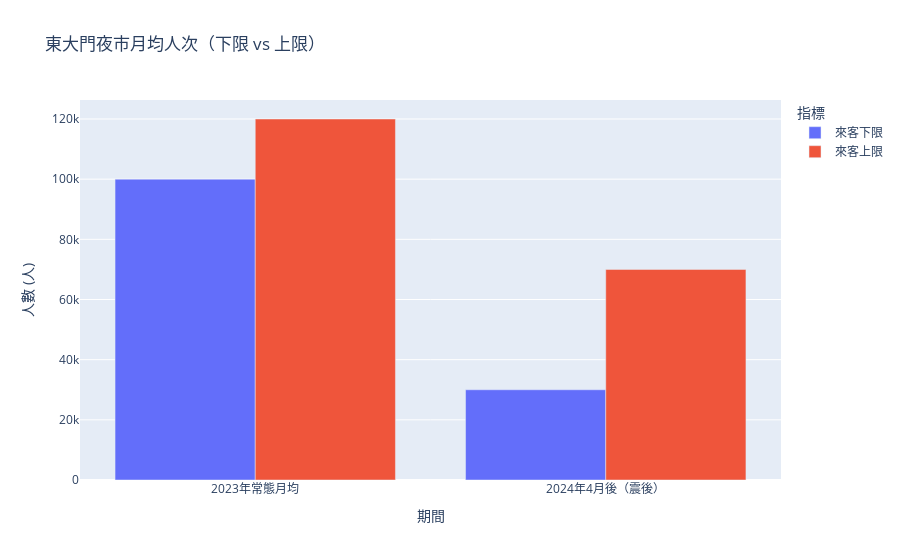

Notebook source saved alongside this figure:
### Code cell
import pandas as pd
import plotly.graph_objects as go

# ── 1. 準備資料 ───────────────────────────────────────────
monthly_data = [
    {"期間": "2023年常態月均", "來客下限": 100_000, "來客上限": 120_000},
    {"期間": "2024年4月後（震後）", "來客下限": 30_000,  "來客上限": 70_000},
]
df = pd.DataFrame(monthly_data)

# ── 2. 互動式圖表 ─────────────────────────────────────────
fig = go.Figure()

# 來客下限
fig.add_bar(
    x=df["期間"],
    y=df["來客下限"],
    name="來客下限",
    hovertemplate="期間：%{x}<br>來客下限：%{y:,} 人<extra></extra>"
)

# 來客上限
fig.add_bar(
    x=df["期間"],
    y=df["來客上限"],
    name="來客上限",
    hovertemplate="期間：%{x}<br>來客上限：%{y:,} 人<extra></extra>"
)

# ── 3. 版面與互動設定 ─────────────────────────────────────
fig.update_layout(
    title="東大門夜市月均人次（下限 vs 上限）",
    xaxis_title="期間",
    yaxis_title="人數 (人)",
    barmode="group",            # 並排長條
    legend_title="指標",
    hovermode="x unified"       # 同軸顯示 hover 資訊
)

# ── 4. 顯示 ─────────────────────────────────────────────
fig.show()

### Figure 1 — Plotly figure (JSON) as saved in the notebook; plotly's stock layout.template omitted (floating-point values rounded to 4 significant figures)
{"data": [{"hovertemplate": "期間：%{x}<br>來客下限：%{y:,} 人<extra></extra>", "name": "來客下限", "type": "bar", "x": ["2023年常態月均", "2024年4月後（震後）"], "y": [100000, 30000]}, {"hovertemplate": "期間：%{x}<br>來客上限：%{y:,} 人<extra></extra>", "name": "來客上限", "type": "bar", "x": ["2023年常態月均", "2024年4月後（震後）"], "y": [120000, 70000]}], "layout": {"barmode": "group", "hovermode": "x unified", "legend": {"title": {"text": "指標"}}, "title": {"text": "東大門夜市月均人次（下限 vs 上限）"}, "xaxis": {"title": {"text": "期間"}}, "yaxis": {"title": {"text": "人數 (人)"}}}}
